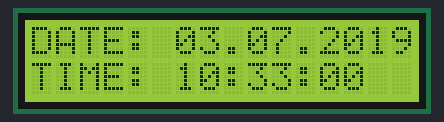
Recording of a sketch running on a simulated Arduino Uno, built with avr-gcc and run on an emulated ATmega328P. Parts: 16×2 character LCD. The local clock reads 2024-03-15 10:24:30 at power-on unless the sketch sets it.

Above: at 0.2 s.
At 5.1 s:
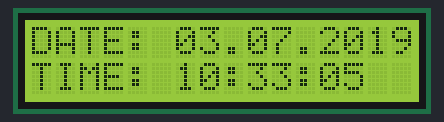
At 10.1 s:
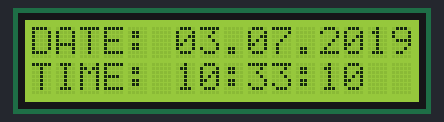
At 20.1 s:
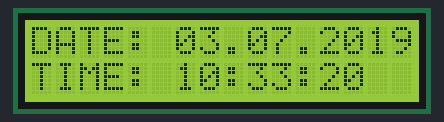
At 29.1 s:
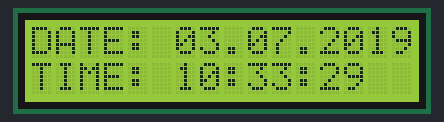
At 39.1 s:
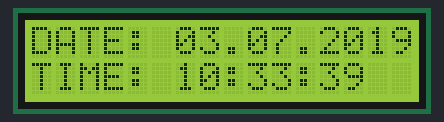

The sketch:

finalClock.ino
```cpp
#include <DS1302.h>
#include <Wire.h>
#include<LiquidCrystal_I2C.h>


#define CLK 13
#define DAT 12
#define RST 11


DS1302 rtc(RST, DAT, CLK);
LiquidCrystal_I2C lcd(0x27, 16, 2);

void setup(){
  lcd.init();
  lcd.backlight();

  rtc.halt(false);
  rtc.writeProtect(false);
  rtc.setTime(10,33,00);
  rtc.setDate(03,07,2019);
}

void loop() {
  lcd.setCursor(0, 0);
  lcd.print("DATE:");
  lcd.setCursor(6, 0);
  lcd.print(rtc.getDateStr());
  lcd.setCursor(0, 1);
  lcd.print("TIME:");
  lcd.setCursor(6, 1);
  lcd.print(rtc.getTimeStr());
}
```

Measured:
- what the display in image 1 shows lasts 1.0 s, from 5.0 s to 6.0 s
